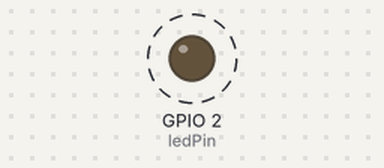
The sketch below on a simulated ESP32. Parts: output pins drawn as LEDs (lit = HIGH). Dashed ring = blinking. What the sketch prints to the serial monitor is not drawn.

Above: at 0.5 s.
Timing chart, 0 to 4.6 s (numbered marks = the images above):
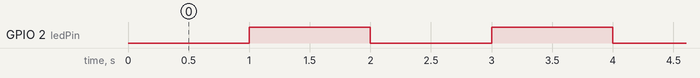

The sketch:

sketch_aug2a.ino.ino
```cpp
#include <WiFi.h>
#include <WebServer.h>
#include <ESPmDNS.h>

class Config {
public:
  double blinkFrequency;

  Config(double initialFrequency) : blinkFrequency(initialFrequency) {}
};

class WebServerHandler {
private:
  WebServer server;
  Config* config;

  void handleRoot() {
    server.sendHeader("Location", "/config");
    server.send(303);
  }

  void handleConfig() {
    String html = "<html><body>";
    html += "<h1>ESP32 LED Blink Frequency</h1>";
    html += "<form action=\"/setFrequency\" method=\"POST\">";
    html += "Frequency (ms): <input type=\"text\" name=\"frequency\">";
    html += "<input type=\"submit\" value=\"Set\">";
    html += "</form>";
    html += "</body></html>";
    server.send(200, "text/html", html);
  }

  void handleSetFrequency() {
    if (server.hasArg("frequency")) {
      config->blinkFrequency = server.arg("frequency").toDouble();
    }
    server.sendHeader("Location", "/config");
    server.send(303);
  }

public:
  WebServerHandler(int port, Config* config) : server(port), config(config) {}

  void begin() {
    server.on("/", HTTP_GET, std::bind(&WebServerHandler::handleRoot, this));
    server.on("/config", HTTP_GET, std::bind(&WebServerHandler::handleConfig, this));
    server.on("/setFrequency", HTTP_POST, std::bind(&WebServerHandler::handleSetFrequency, this));
    server.begin();
    Serial.println("HTTP server started");
  }

  void handleClient() {
    server.handleClient();
  }
};

const char* ssid = "ESP32_AP";
const char* password = "12345678";
const int ledPin = 2;  // LED connected to GPIO2 (D2)

Config config(1000); // Initial frequency in milliseconds
WebServerHandler webServerHandler(80, &config);
bool ledState = false;

void setup() {
  Serial.begin(115200);
  pinMode(ledPin, OUTPUT);

  Serial.println("Setting AP (Access Point)...");
  WiFi.softAP(ssid, password);

  IPAddress IP = WiFi.softAPIP();
  Serial.print("AP IP address: ");
  Serial.println(IP);

  if (!MDNS.begin("configuration")) {
    Serial.println("Error setting up MDNS responder!");
    while (1) {
      delay(1000);
    }
  }
  Serial.println("mDNS responder started");

  webServerHandler.begin();
}

void loop() {
  static unsigned long lastBlinkTime = 0;

  unsigned long currentMillis = millis();
  if (currentMillis - lastBlinkTime >= config.blinkFrequency) {
    lastBlinkTime = currentMillis;
    ledState = !ledState;
    digitalWrite(ledPin, ledState ? HIGH : LOW);
  }

  webServerHandler.handleClient();
}
```

Measured:
- by itself, GPIO 2 (ledPin): alternates HIGH for 1.0 s and LOW for 1.0 s
